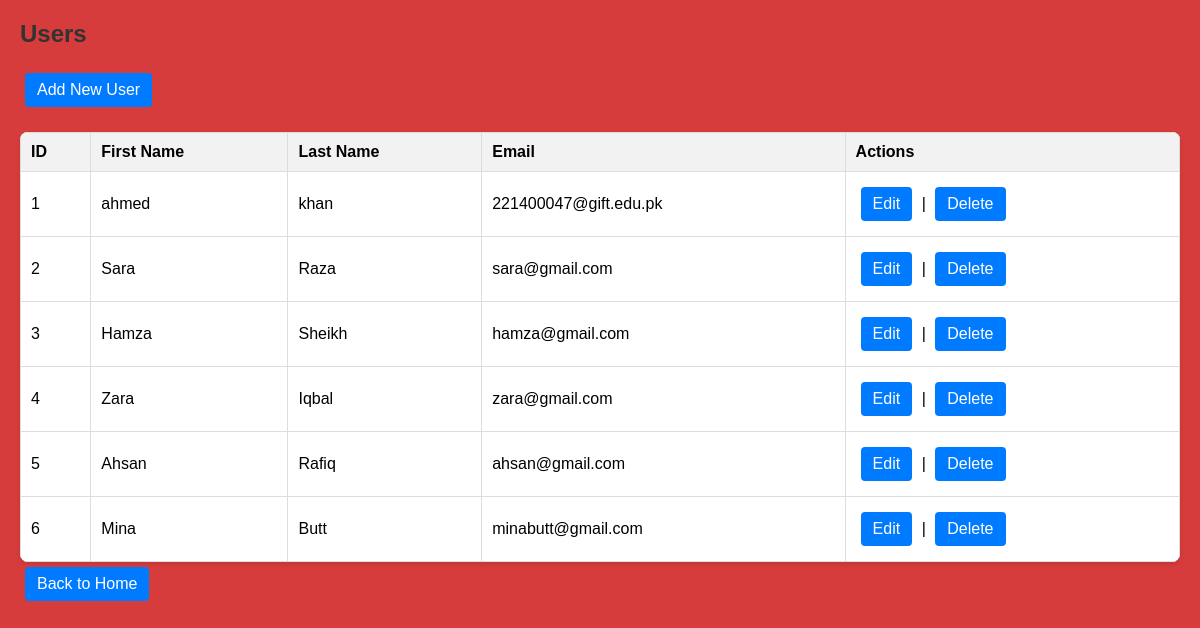
Page /Assignment-3/user/read.php on the committed database.
### tables this page shows
CREATE TABLE `user` (
  `user_id` int(11) NOT NULL,
  `first_name` varchar(50) DEFAULT NULL,
  `last_name` varchar(50) DEFAULT NULL,
  `email` varchar(100) DEFAULT NULL,
  `password` varchar(100) DEFAULT NULL
);

### Assignment-3/user/read.php (the view)
<?php include '../includes/db.php'; ?>
<link rel="stylesheet" href="../css/style.css">
<h2>Users</h2>
<a href="create.php">Add New User</a>
<table>
<tr><th>ID</th><th>First Name</th><th>Last Name</th><th>Email</th><th>Actions</th></tr>
<?php
$result = $conn->query("SELECT * FROM User");
while($row = $result->fetch_assoc()){
    echo "<tr><td>".$row['user_id']."</td><td>".$row['first_name']."</td><td>".$row['last_name']."</td><td>".$row['email']."</td>
    <td><a href='update.php?id=".$row['user_id']."'>Edit</a> |
    <a href='delete.php?id=".$row['user_id']."'>Delete</a></td></tr>";
}
?>
</table>
<a href='../index.php'>Back to Home</a>

### Assignment-3/css/style.css (style rules this page uses)
h2, h1 { color: #333; }
a { margin: 5px; padding: 8px 12px; background-color: #007BFF; color: white; text-decoration: none; border-radius: 4px; display: inline-block; }
table { border-collapse: collapse; width: 100%; background: white; margin-top: 20px; box-shadow: 0 2px 4px rgba(0,0,0,0.1); border-radius: 8px; overflow: hidden; }
th, td { padding: 10px; border: 1px solid #ddd; text-align: left; }
th { background-color: #f2f2f2; font-weight: bold; }

### rows in the picture
user: user_id "1", first_name "ahmed", last_name "khan", email "221400047@gift.edu.pk"
user: user_id "2", first_name "Sara", last_name "Raza", email "sara@gmail.com"
user: user_id "3", first_name "Hamza", last_name "Sheikh", email "hamza@gmail.com"
user: user_id "4", first_name "Zara", last_name "Iqbal", email "zara@gmail.com"
user: user_id "5", first_name "Ahsan", last_name "Rafiq", email "ahsan@gmail.com"
user: user_id "6", first_name "Mina", last_name "Butt", email "minabutt@gmail.com"
